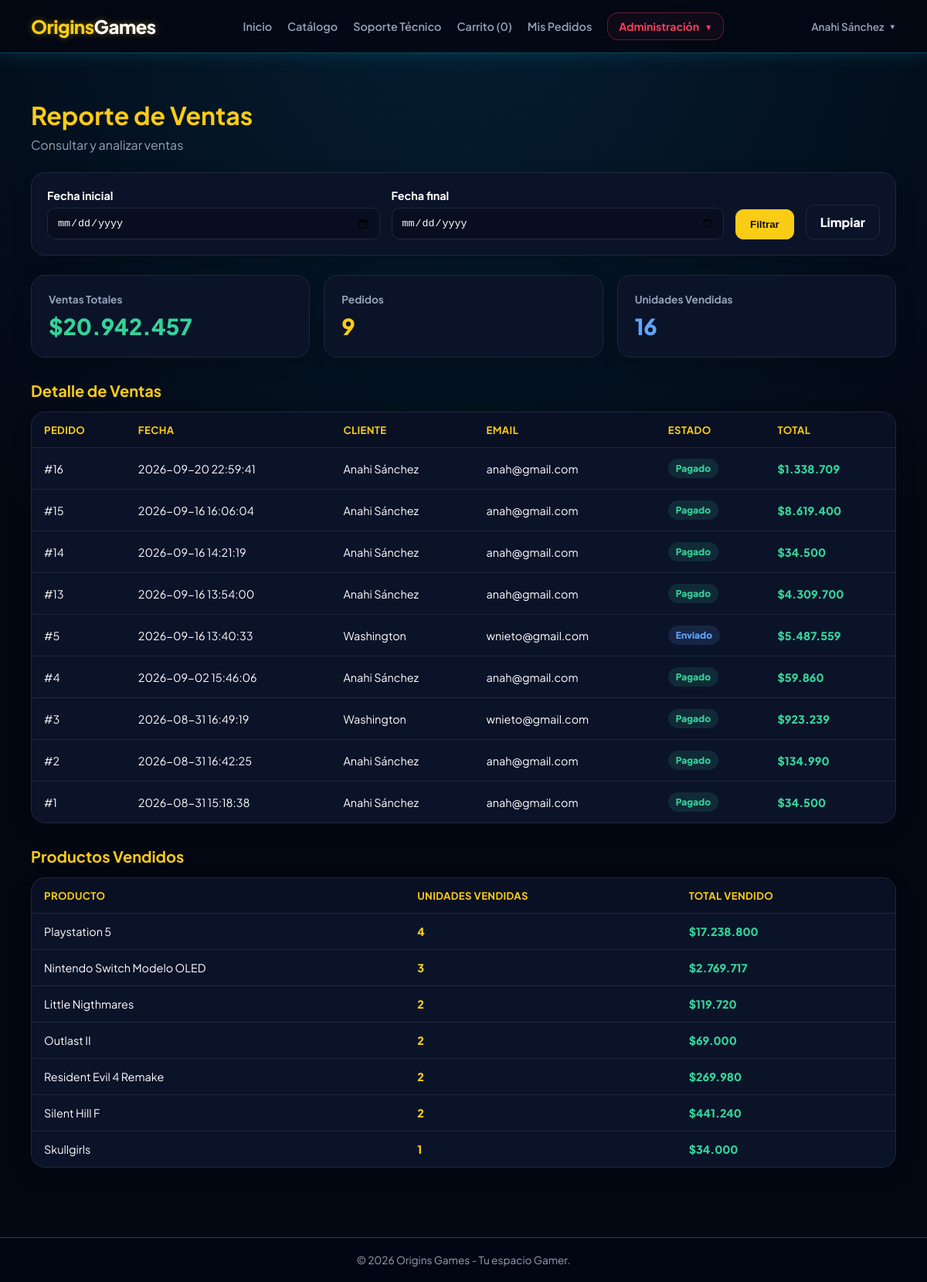
Page /reporte-ventas (signed in) on the committed database.
### tables this page shows
CREATE TABLE `pedidos` (
  `id` int(11) NOT NULL,
  `usuario_id` int(11) NOT NULL,
  `total` decimal(10,2) NOT NULL,
  `estado` enum('pendiente','pagado','enviado','cancelado') DEFAULT 'pendiente',
  `fecha_pedido` timestamp NOT NULL DEFAULT current_timestamp()
);

CREATE TABLE `usuarios` (
  `id` int(11) NOT NULL,
  `rol_id` int(11) NOT NULL DEFAULT 2,
  `nombre` varchar(100) NOT NULL,
  `email` varchar(150) NOT NULL,
  `password` varchar(255) NOT NULL,
  `telefono` varchar(20) DEFAULT NULL,
  `direccion` text DEFAULT NULL,
  `creado_en` timestamp NOT NULL DEFAULT current_timestamp()
);

### controllers/ReporteVentasController.php (called while the page is built, shortened)
<?php
require_once __DIR__ . '/../models/ReporteVentas.php';
class ReporteVentasController
{
    private $reporteModel;
    public function __construct()
    {
        $this->reporteModel = new ReporteVentas();
    }
    public function index()
    {
        $fechaInicio = $_GET['fecha_inicio'] ?? '';
        $fechaFin = $_GET['fecha_fin'] ?? '';
        $resumen = $this->reporteModel->getResumen(
            $fechaInicio,
            $fechaFin
        );
        $ventas = $this->reporteModel->getVentas(
            $fechaInicio,
            $fechaFin
        );
        $productosVendidos =
            $this->reporteModel->getProductosVendidos(
                $fechaInicio,
                $fechaFin
            );
        require_once __DIR__ .
            '/../views/layouts/header.php';
        require_once __DIR__ .
            '/../views/reportes/ventas.php';
        require_once __DIR__ .
            '/../views/layouts/footer.php';
    }
}

### config/database.php (called while the page is built)
<?php
class Database {
    private static $host = "localhost";
    private static $db_name = "origins_games";
    private static $username = "root";
    private static $password = "";
    private static $conn = null;
    public static function connect() {
        if (self::$conn === null) {
            try {
                self::$conn = new PDO(
                    "mysql:host=" . self::$host . ";dbname=" . self::$db_name . ";charset=utf8mb4",
                    self::$username,
                    self::$password,
                    [
                        PDO::ATTR_ERRMODE => PDO::ERRMODE_EXCEPTION,
                        PDO::ATTR_DEFAULT_FETCH_MODE => PDO::FETCH_ASSOC,
                        PDO::ATTR_EMULATE_PREPARES => false
                    ]
                );
            } catch (PDOException $e) {
                die("Error de Conexión: " . $e->getMessage());
            }
        }
        return self::$conn;
    }
}

### models/ReporteVentas.php (called while the page is built, shortened)
<?php
require_once __DIR__ . '/../config/database.php';
class ReporteVentas
{
    private $db;
    public function __construct()
    {
        $this->db = Database::connect();
    }
    public function getResumen(
        $fechaInicio = null,
        $fechaFin = null
    ) {
        $condiciones = [
            "p.estado IN ('pagado', 'enviado')"
        ];
        $parametros = [];
        $where = implode(
            ' AND ',
            $condiciones
        );
        $sqlVentas = "
            SELECT
                COALESCE(
                    SUM(p.total),
                    0
                ) AS total_ventas,
                COUNT(p.id)
                AS total_pedidos
            FROM pedidos p
            WHERE $where
        ";
        $stmtVentas =
            $this->db->prepare($sqlVentas);
        $stmtVentas->execute(
            $parametros
        );
        $resultadoVentas =
            $stmtVentas->fetch(
                PDO::FETCH_ASSOC
            );
        $condicionesUnidades = [
            "p.estado IN ('pagado', 'enviado')"
        ];
        $parametrosUnidades = [];
        $whereUnidades =
            implode(
                ' AND ',
                $condicionesUnidades
            );
        $sqlUnidades = "
            SELECT
                COALESCE(
                    SUM(dp.cantidad),
                    0
                ) AS total_unidades
            FROM detalle_pedidos dp
            INNER JOIN pedidos p
                ON p.id = dp.pedido_id
            WHERE $whereUnidades
        ";
        $stmtUnidades =
            $this->db->prepare(
                $sqlUnidades
            );
        $stmtUnidades->execute(
            $parametrosUnidades
        );
        $resultadoUnidades =
            $stmtUnidades->fetch(
                PDO::FETCH_ASSOC
            );
        return [
            'total_ventas' =>
                (float) (
                    $resultadoVentas['total_ventas']
                    ?? 0
                ),
            'total_pedidos' =>
                (int) (
                    $resultadoVentas['total_pedidos']
                    ?? 0
                ),
            'total_unidades' =>
                (int) (
                    $resultadoUnidades['total_unidades']
                    ?? 0
                )
        ];
    }
    public function getVentas(
        $fechaInicio = null,
        $fechaFin = null
    ) {
        $condiciones = [
            "p.estado IN ('pagado', 'enviado')"
        ];
        $parametros = [];
        $where =
            implode(
                ' AND ',
                $condiciones
            );
        $sql = "
            SELECT
                p.id AS id,
                p.fecha_pedido,
                u.nombre AS cliente,
                u.email,
                p.estado,
                p.total
            FROM pedidos p
            INNER JOIN usuarios u
                ON u.id = p.usuario_id
            WHERE $where
            ORDER BY
                p.fecha_pedido DESC,
                p.id DESC
        ";
        $stmt =
            $this->db->prepare($sql);
        $stmt->execute(
            $parametros
        );
        return $stmt->fetchAll(
            PDO::FETCH_ASSOC
        );
    }
    public function getProductosVendidos(
        $fechaInicio = null,
        $fechaFin = null
    ) {
        $condiciones = [
            "p.estado IN ('pagado', 'enviado')"
        ];
        $parametros = [];
        $where =
            implode(
                ' AND ',
                $condiciones
            );
        $sql = "
            SELECT
                pr.nombre AS producto,
                SUM(dp.cantidad)
                AS cantidad_vendida,
                SUM(
                    dp.cantidad *
                    dp.precio_unitario
                )
                AS total_vendido
            FROM detalle_pedidos dp
            INNER JOIN pedidos p
                ON p.id = dp.pedido_id
            INNER JOIN productos pr
                ON pr.id = dp.producto_id
            WHERE $where
            GROUP BY
                dp.producto_id,
                pr.nombre
            ORDER BY
                cantidad_vendida DESC,
                pr.nombre ASC
        ";
        $stmt =
            $this->db->prepare($sql);
        $stmt->execute(
            $parametros
        );
        return $stmt->fetchAll(
            PDO::FETCH_ASSOC
        );
    }
}

### views/reportes/ventas.php (the view, shortened to what this page needs)
<?php
$fechaInicio = $fechaInicio ?? '';
$fechaFin = $fechaFin ?? '';
$totalVentas = (float) ($resumen['total_ventas'] ?? 0);
$totalPedidos = (int) ($resumen['total_pedidos'] ?? 0);
$totalUnidades = (int) ($resumen['total_unidades'] ?? 0);
$ventas = $ventas ?? [];
$productosVendidos = $productosVendidos ?? [];
?>
<div class="reporte-container">
    <div class="reporte-header">
        <h1>Reporte de Ventas</h1>
        <p>Consultar y analizar ventas</p>
    </div>
    <div class="filtros-card">
        <form
            action="/origins_games/reporte-ventas"
            method="GET"
            class="filtros-form"
        >
            <div class="campo-filtro">
                <label for="fecha_inicio">Fecha inicial</label>
                <input
                    type="date"
                    id="fecha_inicio"
                    name="fecha_inicio"
                    value="<?= htmlspecialchars($fechaInicio) ?>"
                >
            </div>
            <div class="campo-filtro">
                <label for="fecha_fin">Fecha final</label>
                <input
                    type="date"
                    id="fecha_fin"
                    name="fecha_fin"
                    value="<?= htmlspecialchars($fechaFin) ?>"
                >
            </div>
            <button type="submit" class="btn-reporte">
                Filtrar
            </button>
            <a
                href="/origins_games/reporte-ventas"
                class="btn-reporte btn-limpiar"
            >
                Limpiar
            </a>
        </form>
    </div>
    <div class="resumen-grid">
        <div class="resumen-card ventas">
            <div class="resumen-label">
                Ventas Totales
            </div>
            <div class="resumen-valor">
                $<?= number_format($totalVentas, 0, ',', '.') ?>
            </div>
        </div>
        <div class="resumen-card pedidos">
            <div class="resumen-label">
                Pedidos
            </div>
            <div class="resumen-valor">
                <?= number_format($totalPedidos, 0, ',', '.') ?>
            </div>
        </div>
        <div class="resumen-card unidades">
            <div class="resumen-label">
                Unidades Vendidas
            </div>
            <div class="resumen-valor">
                <?= number_format($totalUnidades, 0, ',', '.') ?>
            </div>
        </div>
    </div>
    <section class="seccion-reporte">
        <h2 class="seccion-titulo">
            Detalle de Ventas
        </h2>
        <div class="tabla-card">
            <div class="tabla-scroll">
                <table class="reporte-table">
                    <thead>
                        <tr>
                            <th>Pedido</th>
                            <th>Fecha</th>
                            <th>Cliente</th>
                            <th>Email</th>
                            <th>Estado</th>
                            <th>Total</th>
                        </tr>
                    </thead>
                    <tbody>
                        <?php if (!empty($ventas)): ?>
                            <?php foreach ($ventas as $venta): ?>
                                <?php
                                $estado = strtolower(
                                    trim($venta['estado'] ?? '')
                                );
                                $claseEstado = 'estado-' . $estado;
                                ?>
                                <tr>
                                    <td>
                                        #<?= (int) ($venta['id'] ?? 0) ?>
                                    </td>
                                    <td>
                                        <?= htmlspecialchars(
                                            $venta['fecha_pedido'] ?? ''
                                        ) ?>
                                    </td>
                                    <td>
                                        <?= htmlspecialchars(
                                            $venta['cliente'] ?? 'Sin nombre'
                                        ) ?>
                                    </td>
                                    <td>
                                        <?= htmlspecialchars(
                                            $venta['email'] ?? ''
                                        ) ?>
                                    </td>
                                    <td>
                                        <span class="estado <?= htmlspecialchars($claseEstado) ?>">
                                            <?= htmlspecialchars($estado) ?>
                                        </span>
                                    </td>
                                    <td class="total-venta">
                                        $<?= number_format(
                                            (float) ($venta['total'] ?? 0),
                                            0,
                                            ',',
                                            '.'
                                        ) ?>
                                    </td>
                                </tr>
                            <?php endforeach; ?>
                        <?php endif; ?>
                    </tbody>
                </table>
            </div>
        </div>
    </section>
    <section class="seccion-reporte">
        <h2 class="seccion-titulo">
            Productos Vendidos
        </h2>
        <div class="tabla-card">
            <div class="tabla-scroll">
                <table class="reporte-table">
                    <thead>
                        <tr>
                            <th>Producto</th>
                            <th>Unidades Vendidas</th>
                            <th>Total Vendido</th>
                        </tr>
                    </thead>
                    <tbody>
                        <?php if (!empty($productosVendidos)): ?>
                            <?php foreach ($productosVendidos as $producto): ?>
                                <tr>
                                    <td>
                                        <?= htmlspecialchars(
                                            $producto['producto'] ?? 'Producto'
                                        ) ?>
                                    </td>
                                    <td class="cantidad-producto">
                                        <?= number_format(
                                            (int) ($producto['cantidad_vendida'] ?? 0),
                                            0,
                                            ',',
                                            '.'
                                        ) ?>
                                    </td>
                                    <td class="total-venta">
                                        $<?= number_format(
                                            (float) ($producto['total_vendido'] ?? 0),
                                            0,
                                            ',',
                                            '.'
                                        ) ?>
                                    </td>
                                </tr>
                            <?php endforeach; ?>
                        <?php endif; ?>
                    </tbody>
                </table>
            </div>
        </div>
    </section>
</div>

### rows in the picture
pedidos: id "16", fecha_pedido "2026-09-20 22:59:41", usuario.nombre "Anahi Sánchez", usuario.email "anah@gmail.com", estado "Pagado", total "1.338.709"
pedidos: id "15", fecha_pedido "2026-09-16 16:06:04", usuario.nombre "Anahi Sánchez", usuario.email "anah@gmail.com", estado "Pagado", total "8.619.400"
pedidos: id "14", fecha_pedido "2026-09-16 14:21:19", usuario.nombre "Anahi Sánchez", usuario.email "anah@gmail.com", estado "Pagado", total "34.500"
pedidos: id "13", fecha_pedido "2026-09-16 13:54:00", usuario.nombre "Anahi Sánchez", usuario.email "anah@gmail.com", estado "Pagado", total "4.309.700"
pedidos: id "5", fecha_pedido "2026-09-16 13:40:33", usuario.nombre "Washington", usuario.email "wnieto@gmail.com", estado "Enviado", total "5.487.559"
pedidos: id "4", fecha_pedido "2026-09-02 15:46:06", usuario.nombre "Anahi Sánchez", usuario.email "anah@gmail.com", estado "Pagado", total "59.860"
pedidos: id "3", fecha_pedido "2026-08-31 16:49:19", usuario.nombre "Washington", usuario.email "wnieto@gmail.com", estado "Pagado", total "923.239"
pedidos: id "2", fecha_pedido "2026-08-31 16:42:25", usuario.nombre "Anahi Sánchez", usuario.email "anah@gmail.com", estado "Pagado", total "134.990"
pedidos: id "1", fecha_pedido "2026-08-31 15:18:38", usuario.nombre "Anahi Sánchez", usuario.email "anah@gmail.com", estado "Pagado", total "34.500"

### other values in the picture
$cant_carrito "0"
$_SESSION['usuario']['nombre'] "Anahi Sánchez"
$totalVentas "20.942.457"
$totalPedidos "9"
$totalUnidades "16"
$producto['producto'] "Playstation 5"
$producto['cantidad_vendida'] "4"
$producto['total_vendido'] "17.238.800"
$producto['producto'] "Nintendo Switch Modelo OLED"
$producto['cantidad_vendida'] "3"
$producto['total_vendido'] "2.769.717"
$producto['producto'] "Little Nigthmares"
$producto['cantidad_vendida'] "2"
$producto['total_vendido'] "119.720"
$producto['producto'] "Outlast II"
